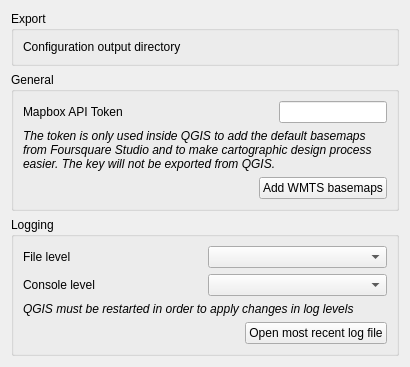
           <widget class="QWidget" name="settings">
            <layout class="QVBoxLayout" name="verticalLayout_15">
             <item>
              <widget class="QgsCollapsibleGroupBox" name="mGroupBox_4">
               <property name="sizePolicy">
                <sizepolicy hsizetype="Preferred" vsizetype="Fixed">
                 <horstretch>0</horstretch>
                 <verstretch>0</verstretch>
                </sizepolicy>
               </property>
               <property name="title">
                <string>Export</string>
               </property>
               <layout class="QVBoxLayout" name="verticalLayout_10">
                <item>
                 <layout class="QGridLayout" name="gridLayout_7">
                  <item row="0" column="1">
                   <widget class="QgsFileWidget" name="f_conf_output">
                    <property name="sizePolicy">
                     <sizepolicy hsizetype="Preferred" vsizetype="Fixed">
                      <horstretch>0</horstretch>
                      <verstretch>0</verstretch>
                     </sizepolicy>
                    </property>
                    <property name="storageMode">
                     <enum>QgsFileWidget::GetDirectory</enum>
                    </property>
                   </widget>
                  </item>
                  <item row="0" column="0">
                   <widget class="QLabel" name="label_level_file_2">
                    <property name="sizePolicy">
                     <sizepolicy hsizetype="Preferred" vsizetype="Fixed">
                      <horstretch>0</horstretch>
                      <verstretch>0</verstretch>
                     </sizepolicy>
                    </property>
                    <property name="text">
                     <string>Configuration output directory</string>
                    </property>
                   </widget>
                  </item>
                 </layout>
                </item>
               </layout>
              </widget>
             </item>
             <item>
              <widget class="QgsCollapsibleGroupBox" name="mGroupBox_5">
               <property name="sizePolicy">
                <sizepolicy hsizetype="Preferred" vsizetype="Fixed">
                 <horstretch>0</horstretch>
                 <verstretch>0</verstretch>
                </sizepolicy>
               </property>
               <property name="title">
                <string>General</string>
               </property>
               <layout class="QVBoxLayout" name="verticalLayout_14">
                <item>
                 <layout class="QVBoxLayout" name="verticalLayout_12">
                  <item>
                   <layout class="QGridLayout" name="gridLayout_10">
                    <item row="0" column="0">
                     <widget class="QLabel" name="label_level_file_3">
                      <property name="minimumSize">
                       <size>
                        <width>250</width>
                        <height>0</height>
                       </size>
                      </property>
                      <property name="text">
                       <string>Mapbox API Token</string>
                      </property>
                     </widget>
                    </item>
                    <item row="0" column="1">
                     <widget class="QLineEdit" name="le_mapbox_token"/>
                    </item>
                   </layout>
                  </item>
                  <item>
                   <widget class="QLabel" name="label_2">
                    <property name="font">
                     <font>
                      <italic>true</italic>
                     </font>
                    </property>
                    <property name="text">
                      <string>The token is only used inside QGIS to add the default basemaps from Foursquare Studio and to make cartographic design process easier. The key will not be exported from QGIS.</string>
                    </property>
                    <property name="wordWrap">
                     <bool>true</bool>
                    </property>
                   </widget>
                  </item>
                  <item>
                   <layout class="QHBoxLayout" name="horizontalLayout_6">
                    <item>
                     <spacer name="horizontalSpacer_4">
                      <property name="orientation">
                       <enum>Qt::Horizontal</enum>
                      </property>
                      <property name="sizeHint" stdset="0">
                       <size>
                        <width>40</width>
                        <height>20</height>
                       </size>
                      </property>
                     </spacer>
                    </item>
                    <item>
                     <widget class="QPushButton" name="btn_add_basemaps">
                      <property name="text">
                       <string>Add WMTS basemaps</string>
                      </property>
                     </widget>
                    </item>
                   </layout>
                  </item>
                 </layout>
                </item>
               </layout>
              </widget>
             </item>
             <item>
              <widget class="QgsCollapsibleGroupBox" name="mGroupBox_3">
               <property name="sizePolicy">
                <sizepolicy hsizetype="Preferred" vsizetype="Fixed">
                 <horstretch>0</horstretch>
                 <verstretch>0</verstretch>
                </sizepolicy>
               </property>
               <property name="title">
                <string>Logging</string>
               </property>
               <layout class="QVBoxLayout" name="verticalLayout_8">
                <item>
                 <layout class="QGridLayout" name="gridLayout_5">
                  <item row="1" column="0">
                   <widget class="QLabel" name="label_level_console">
                    <property name="sizePolicy">
                     <sizepolicy hsizetype="Preferred" vsizetype="Fixed">
                      <horstretch>0</horstretch>
                      <verstretch>0</verstretch>
                     </sizepolicy>
                    </property>
                    <property name="text">
                     <string>Console level</string>
                    </property>
                   </widget>
                  </item>
                  <item row="1" column="1">
                   <widget class="QComboBox" name="combo_box_log_level_console"/>
                  </item>
                  <item row="0" column="0">
                   <widget class="QLabel" name="label_level_file">
                    <property name="sizePolicy">
                     <sizepolicy hsizetype="Preferred" vsizetype="Fixed">
                      <horstretch>0</horstretch>
                      <verstretch>0</verstretch>
                     </sizepolicy>
                    </property>
                    <property name="text">
                     <string>File level</string>
                    </property>
                   </widget>
                  </item>
                  <item row="0" column="1">
                   <widget class="QComboBox" name="combo_box_log_level_file"/>
                  </item>
                 </layout>
                </item>
                <item>
                 <widget class="QLabel" name="label">
                  <property name="font">
                   <font>
                    <italic>true</italic>
                   </font>
                  </property>
                  <property name="text">
                   <string>QGIS must be restarted in order to apply changes in log levels</string>
                  </property>
                 </widget>
                </item>
                <item>
                 <layout class="QHBoxLayout" name="horizontalLayout_2">
                  <item>
                   <spacer name="horizontalSpacer">
                    <property name="orientation">
                     <enum>Qt::Horizontal</enum>
                    </property>
                    <property name="sizeHint" stdset="0">
                     <size>
                      <width>40</width>
                      <height>20</height>
                     </size>
                    </property>
                   </spacer>
                  </item>
                  <item>
                   <widget class="QPushButton" name="btn_open_log">
                    <property name="text">
                     <string>Open most recent log file</string>
                    </property>
                   </widget>
                  </item>
                 </layout>
                </item>
               </layout>
              </widget>
             </item>
            </layout>
           </widget>
